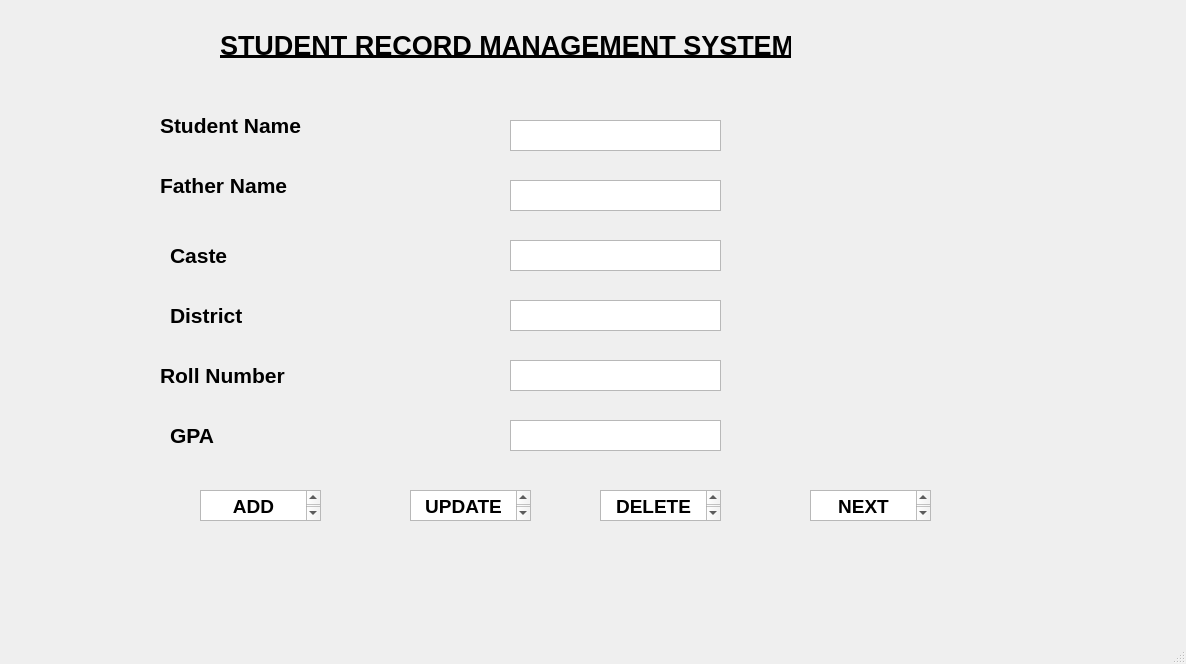
<?xml version="1.0" encoding="UTF-8"?>
<ui version="4.0">
 <class>MainWindow</class>
 <widget class="QMainWindow" name="MainWindow">
  <property name="geometry">
   <rect>
    <x>0</x>
    <y>0</y>
    <width>1186</width>
    <height>664</height>
   </rect>
  </property>
  <property name="windowTitle">
   <string>MainWindow</string>
  </property>
  <property name="styleSheet">
   <string notr="true"/>
  </property>
  <widget class="QWidget" name="centralwidget">
   <widget class="QLabel" name="label">
    <property name="geometry">
     <rect>
      <x>220</x>
      <y>20</y>
      <width>571</width>
      <height>51</height>
     </rect>
    </property>
    <property name="text">
     <string>&lt;html&gt;&lt;head/&gt;&lt;body&gt;&lt;p align=&quot;center&quot;&gt;&lt;span style=&quot; font-size:20pt; font-weight:700; text-decoration: underline;&quot;&gt;STUDENT RECORD MANAGEMENT SYSTEM&lt;/span&gt;&lt;/p&gt;&lt;/body&gt;&lt;/html&gt;</string>
    </property>
   </widget>
   <widget class="QLabel" name="label_2">
    <property name="geometry">
     <rect>
      <x>160</x>
      <y>110</y>
      <width>151</width>
      <height>31</height>
     </rect>
    </property>
    <property name="text">
     <string>&lt;html&gt;&lt;head/&gt;&lt;body&gt;&lt;p&gt;&lt;span style=&quot; font-size:16pt; font-weight:700;&quot;&gt;Student Name&lt;/span&gt;&lt;/p&gt;&lt;/body&gt;&lt;/html&gt;</string>
    </property>
   </widget>
   <widget class="QLabel" name="label_3">
    <property name="geometry">
     <rect>
      <x>160</x>
      <y>170</y>
      <width>151</width>
      <height>31</height>
     </rect>
    </property>
    <property name="text">
     <string>&lt;html&gt;&lt;head/&gt;&lt;body&gt;&lt;p&gt;&lt;span style=&quot; font-size:16pt; font-weight:700;&quot;&gt;Father Name&lt;/span&gt;&lt;/p&gt;&lt;/body&gt;&lt;/html&gt;</string>
    </property>
   </widget>
   <widget class="QLabel" name="label_5">
    <property name="geometry">
     <rect>
      <x>170</x>
      <y>240</y>
      <width>71</width>
      <height>31</height>
     </rect>
    </property>
    <property name="text">
     <string>&lt;html&gt;&lt;head/&gt;&lt;body&gt;&lt;p&gt;&lt;span style=&quot; font-size:16pt; font-weight:700;&quot;&gt;Caste&lt;/span&gt;&lt;/p&gt;&lt;/body&gt;&lt;/html&gt;</string>
    </property>
   </widget>
   <widget class="QLabel" name="label_6">
    <property name="geometry">
     <rect>
      <x>170</x>
      <y>420</y>
      <width>61</width>
      <height>31</height>
     </rect>
    </property>
    <property name="text">
     <string>&lt;html&gt;&lt;head/&gt;&lt;body&gt;&lt;p&gt;&lt;span style=&quot; font-size:16pt; font-weight:700;&quot;&gt;GPA&lt;/span&gt;&lt;/p&gt;&lt;/body&gt;&lt;/html&gt;</string>
    </property>
   </widget>
   <widget class="QLabel" name="label_7">
    <property name="geometry">
     <rect>
      <x>170</x>
      <y>300</y>
      <width>91</width>
      <height>31</height>
     </rect>
    </property>
    <property name="text">
     <string>&lt;html&gt;&lt;head/&gt;&lt;body&gt;&lt;p&gt;&lt;span style=&quot; font-size:16pt; font-weight:700;&quot;&gt;District&lt;/span&gt;&lt;/p&gt;&lt;/body&gt;&lt;/html&gt;</string>
    </property>
   </widget>
   <widget class="QLabel" name="label_8">
    <property name="geometry">
     <rect>
      <x>160</x>
      <y>360</y>
      <width>131</width>
      <height>31</height>
     </rect>
    </property>
    <property name="text">
     <string>&lt;html&gt;&lt;head/&gt;&lt;body&gt;&lt;p&gt;&lt;span style=&quot; font-size:16pt; font-weight:700;&quot;&gt;Roll Number&lt;/span&gt;&lt;/p&gt;&lt;/body&gt;&lt;/html&gt;</string>
    </property>
   </widget>
   <widget class="QTextEdit" name="lineEditName">
    <property name="geometry">
     <rect>
      <x>510</x>
      <y>120</y>
      <width>211</width>
      <height>31</height>
     </rect>
    </property>
   </widget>
   <widget class="QTextEdit" name="pushButtonADD">
    <property name="geometry">
     <rect>
      <x>200</x>
      <y>490</y>
      <width>121</width>
      <height>31</height>
     </rect>
    </property>
    <property name="styleSheet">
     <string notr="true"> 
font: 9pt &quot;Segoe UI&quot;;
font: 700 14pt &quot;Times New Roman&quot;;</string>
    </property>
    <property name="html">
     <string>&lt;!DOCTYPE HTML PUBLIC &quot;-//W3C//DTD HTML 4.0//EN&quot; &quot;http://www.w3.org/TR/REC-html40/strict.dtd&quot;&gt;
&lt;html&gt;&lt;head&gt;&lt;meta name=&quot;qrichtext&quot; content=&quot;1&quot; /&gt;&lt;meta charset=&quot;utf-8&quot; /&gt;&lt;style type=&quot;text/css&quot;&gt;
p, li { white-space: pre-wrap; }
hr { height: 1px; border-width: 0; }
li.unchecked::marker { content: &quot;\2610&quot;; }
li.checked::marker { content: &quot;\2612&quot;; }
&lt;/style&gt;&lt;/head&gt;&lt;body style=&quot; font-family:'Times New Roman'; font-size:14pt; font-weight:700; font-style:normal;&quot;&gt;
&lt;p align=&quot;center&quot; style=&quot; margin-top:0px; margin-bottom:0px; margin-left:0px; margin-right:0px; -qt-block-indent:0; text-indent:0px;&quot;&gt;ADD&lt;/p&gt;&lt;/body&gt;&lt;/html&gt;</string>
    </property>
   </widget>
   <widget class="QTextEdit" name="pushButtonUPDATE">
    <property name="geometry">
     <rect>
      <x>410</x>
      <y>490</y>
      <width>121</width>
      <height>31</height>
     </rect>
    </property>
    <property name="styleSheet">
     <string notr="true"> 
font: 9pt &quot;Segoe UI&quot;;
font: 700 14pt &quot;Times New Roman&quot;;</string>
    </property>
    <property name="html">
     <string>&lt;!DOCTYPE HTML PUBLIC &quot;-//W3C//DTD HTML 4.0//EN&quot; &quot;http://www.w3.org/TR/REC-html40/strict.dtd&quot;&gt;
&lt;html&gt;&lt;head&gt;&lt;meta name=&quot;qrichtext&quot; content=&quot;1&quot; /&gt;&lt;meta charset=&quot;utf-8&quot; /&gt;&lt;style type=&quot;text/css&quot;&gt;
p, li { white-space: pre-wrap; }
hr { height: 1px; border-width: 0; }
li.unchecked::marker { content: &quot;\2610&quot;; }
li.checked::marker { content: &quot;\2612&quot;; }
&lt;/style&gt;&lt;/head&gt;&lt;body style=&quot; font-family:'Times New Roman'; font-size:14pt; font-weight:700; font-style:normal;&quot;&gt;
&lt;p align=&quot;center&quot; style=&quot; margin-top:0px; margin-bottom:0px; margin-left:0px; margin-right:0px; -qt-block-indent:0; text-indent:0px;&quot;&gt;UPDATE&lt;/p&gt;&lt;/body&gt;&lt;/html&gt;</string>
    </property>
   </widget>
   <widget class="QTextEdit" name="pushButtonDELETE">
    <property name="geometry">
     <rect>
      <x>600</x>
      <y>490</y>
      <width>121</width>
      <height>31</height>
     </rect>
    </property>
    <property name="styleSheet">
     <string notr="true"> 
font: 9pt &quot;Segoe UI&quot;;
font: 700 14pt &quot;Times New Roman&quot;;</string>
    </property>
    <property name="html">
     <string>&lt;!DOCTYPE HTML PUBLIC &quot;-//W3C//DTD HTML 4.0//EN&quot; &quot;http://www.w3.org/TR/REC-html40/strict.dtd&quot;&gt;
&lt;html&gt;&lt;head&gt;&lt;meta name=&quot;qrichtext&quot; content=&quot;1&quot; /&gt;&lt;meta charset=&quot;utf-8&quot; /&gt;&lt;style type=&quot;text/css&quot;&gt;
p, li { white-space: pre-wrap; }
hr { height: 1px; border-width: 0; }
li.unchecked::marker { content: &quot;\2610&quot;; }
li.checked::marker { content: &quot;\2612&quot;; }
&lt;/style&gt;&lt;/head&gt;&lt;body style=&quot; font-family:'Times New Roman'; font-size:14pt; font-weight:700; font-style:normal;&quot;&gt;
&lt;p align=&quot;center&quot; style=&quot; margin-top:0px; margin-bottom:0px; margin-left:0px; margin-right:0px; -qt-block-indent:0; text-indent:0px;&quot;&gt;DELETE&lt;/p&gt;&lt;/body&gt;&lt;/html&gt;</string>
    </property>
   </widget>
   <widget class="QTextEdit" name="pushButtonNEXT">
    <property name="geometry">
     <rect>
      <x>810</x>
      <y>490</y>
      <width>121</width>
      <height>31</height>
     </rect>
    </property>
    <property name="styleSheet">
     <string notr="true"> 
font: 9pt &quot;Segoe UI&quot;;
font: 700 14pt &quot;Times New Roman&quot;;</string>
    </property>
    <property name="html">
     <string>&lt;!DOCTYPE HTML PUBLIC &quot;-//W3C//DTD HTML 4.0//EN&quot; &quot;http://www.w3.org/TR/REC-html40/strict.dtd&quot;&gt;
&lt;html&gt;&lt;head&gt;&lt;meta name=&quot;qrichtext&quot; content=&quot;1&quot; /&gt;&lt;meta charset=&quot;utf-8&quot; /&gt;&lt;style type=&quot;text/css&quot;&gt;
p, li { white-space: pre-wrap; }
hr { height: 1px; border-width: 0; }
li.unchecked::marker { content: &quot;\2610&quot;; }
li.checked::marker { content: &quot;\2612&quot;; }
&lt;/style&gt;&lt;/head&gt;&lt;body style=&quot; font-family:'Times New Roman'; font-size:14pt; font-weight:700; font-style:normal;&quot;&gt;
&lt;p align=&quot;center&quot; style=&quot; margin-top:0px; margin-bottom:0px; margin-left:0px; margin-right:0px; -qt-block-indent:0; text-indent:0px;&quot;&gt;NEXT&lt;/p&gt;&lt;/body&gt;&lt;/html&gt;</string>
    </property>
   </widget>
   <widget class="QTextEdit" name="lineEditDistrict">
    <property name="geometry">
     <rect>
      <x>510</x>
      <y>300</y>
      <width>211</width>
      <height>31</height>
     </rect>
    </property>
   </widget>
   <widget class="QTextEdit" name="lineEditFather">
    <property name="geometry">
     <rect>
      <x>510</x>
      <y>180</y>
      <width>211</width>
      <height>31</height>
     </rect>
    </property>
   </widget>
   <widget class="QTextEdit" name="lineEditRoll">
    <property name="geometry">
     <rect>
      <x>510</x>
      <y>360</y>
      <width>211</width>
      <height>31</height>
     </rect>
    </property>
   </widget>
   <widget class="QTextEdit" name="lineEditGPA">
    <property name="geometry">
     <rect>
      <x>510</x>
      <y>420</y>
      <width>211</width>
      <height>31</height>
     </rect>
    </property>
   </widget>
   <widget class="QTextEdit" name="lineEditCaste">
    <property name="geometry">
     <rect>
      <x>510</x>
      <y>240</y>
      <width>211</width>
      <height>31</height>
     </rect>
    </property>
   </widget>
  </widget>
  <widget class="QMenuBar" name="menubar">
   <property name="geometry">
    <rect>
     <x>0</x>
     <y>0</y>
     <width>1186</width>
     <height>22</height>
    </rect>
   </property>
  </widget>
  <widget class="QStatusBar" name="statusbar"/>
 </widget>
 <resources/>
 <connections/>
</ui>
